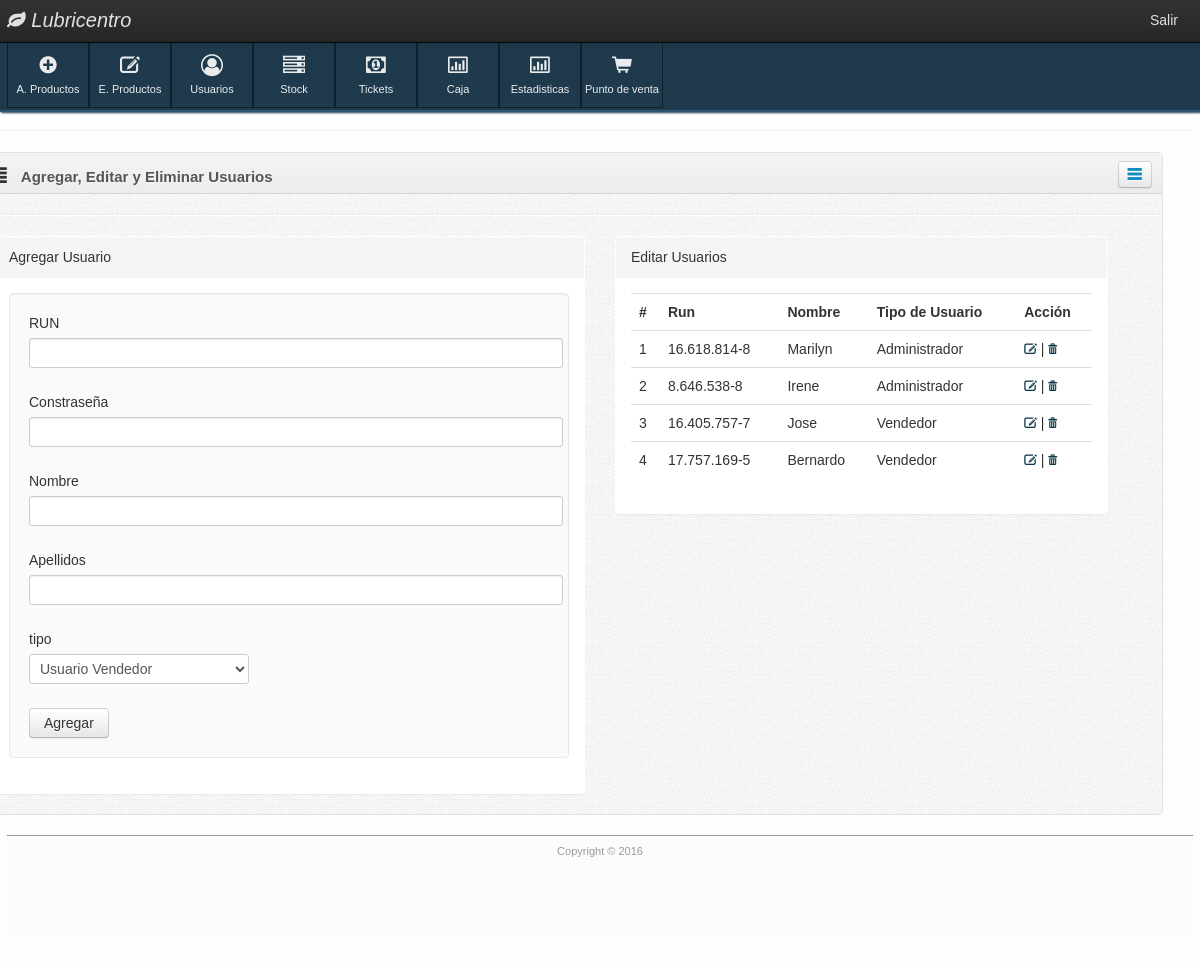
The app's page /login/dashboard.php?s=Usuarios (signed in) with its own data.
### tables this page shows
CREATE TABLE `usuarios` (
  `id` int(11) NOT NULL,
  `rut` varchar(20) NOT NULL,
  `password` varchar(60) NOT NULL,
  `nombre` varchar(30) NOT NULL,
  `apellidos` varchar(30) NOT NULL,
  `tipo` int(2) NOT NULL
);

### config/conexFunctions.php (the view, shortened to what this page needs)
<?php
class Conexion
{
    private $host = "localhost";
    private $user = "root";
    private $pass = "123456";
    private $db   = "lubricentro";
    public function mysql()
    {
        $mysql = new mysqli($this->host, $this->user, $this->pass, $this->db);
        $mysql->set_charset('utf8');
        if ($mysql) {
            return $mysql;
        } else {
            return $mysql->error();
        }
    }
}
class Productos extends Conexion
{
    public function ListarUsuarios()
    {
        $sql = mysqli_query($this->mysql(), "SELECT * FROM usuarios");
        echo '<table class="table">
              <tr>
              <th>#</th>
              <th>Run</th>
              <th>Nombre</th>
              <th>Tipo de Usuario</th>
              <th>Acción</th>
              ';
        $i = 1;
        while ($row = mysqli_fetch_array($sql, MYSQLI_ASSOC)) {
            if ($row['tipo'] == 1) {
                $usuario = 'Vendedor';
            } else {
                $usuario = "Administrador";
            }
            $return = $return . '<tr><td>' . $i++ . '</td>';
            $return = $return . '<td>' . $row['rut'] . '</td>';
            $return = $return . '<td>' . $row['nombre'] . '</td>';
            $return = $return . '<td>' . $usuario . '</td>';
            $return = $return . '<td><a href="dashboard.php?s=Usuarios&action=editar&id=' . $row['id'] . '" title="Editar"><i class="fa fa-pencil-square-o" aria-hidden="true"></i></a> | <a href="dashboard.php?s=Usuarios&action=eliminar&id=' . $row['id'] . '" title="Eliminar"><i class="fa fa-trash-o" aria-hidden="true"></i></a></td></tr>';
        }
        echo $return . '</table>';
    }
}

### records on screen
usuarios: rut "16.618.814-8", nombre "Marilyn", tipo "Administrador"
usuarios: rut "8.646.538-8", nombre "Irene", tipo "Administrador"
usuarios: rut "16.405.757-7", nombre "Jose", tipo "Vendedor"
usuarios: rut "17.757.169-5", nombre "Bernardo", tipo "Vendedor"
